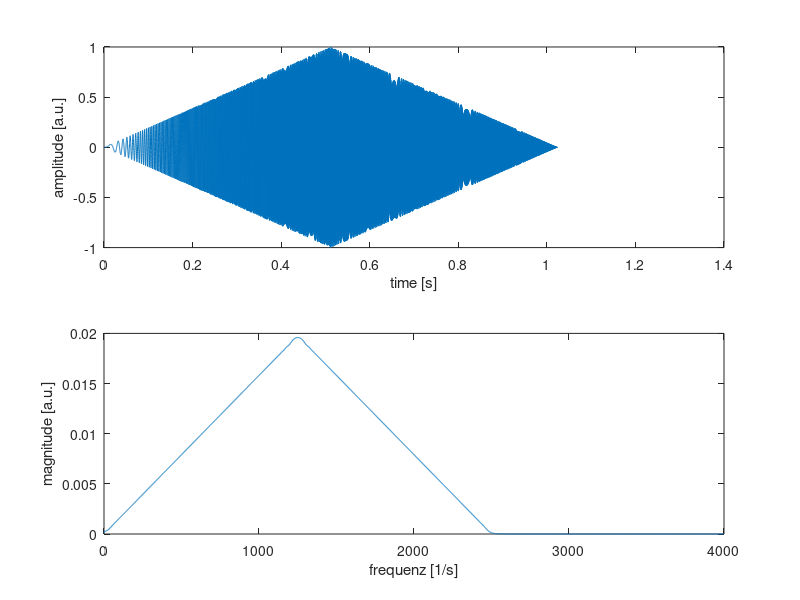

Reproduce this figure in MATLAB.
% programm for exercise part 1 to 3
fmax = 2500; % in Hz
samplingRate = 8000; % in Hz
samples = 8192; %number of samples
samplingPeriod = 1/samplingRate; 
T = samples*samplingPeriod;% maximal time
t = samplingPeriod:samplingPeriod:T;% generating timevector

%calculating the chirp and fft
A = 1 - abs(t -T/2)/(T/2);
f =  A .* sin(((fmax*2*pi))/(2*T)*t.^2);
y = fft(f);

%calculate the double-sided spectrum and single-sided spectrum
P2 = abs(y/samples);
P1 = P2(:,1:samples/2+1);
P1(:,2:end-1) = 2*P1(:,2:end-1);
soundsc(f,samplingRate); %optinal acustic output

figure;
subplot(2,1,1);
plot(t,f);
xlabel('time [s]')
ylabel('amplitude [a.u.]');
subplot(2,1,2);
plot(0:(samplingRate/samples):(samplingRate/2-samplingRate/samples),P1(1:samples/2))
xlabel('frequenz [1/s]')
ylabel('magnitude [a.u.]');
